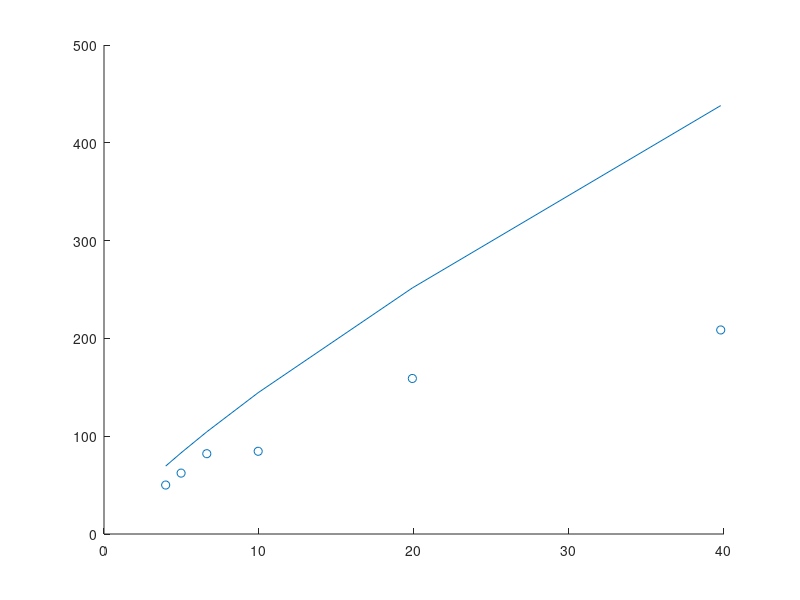
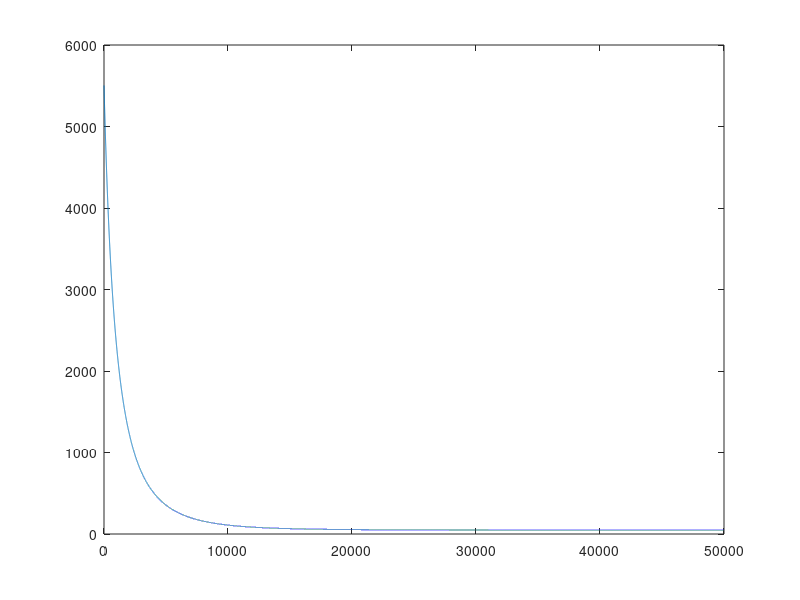
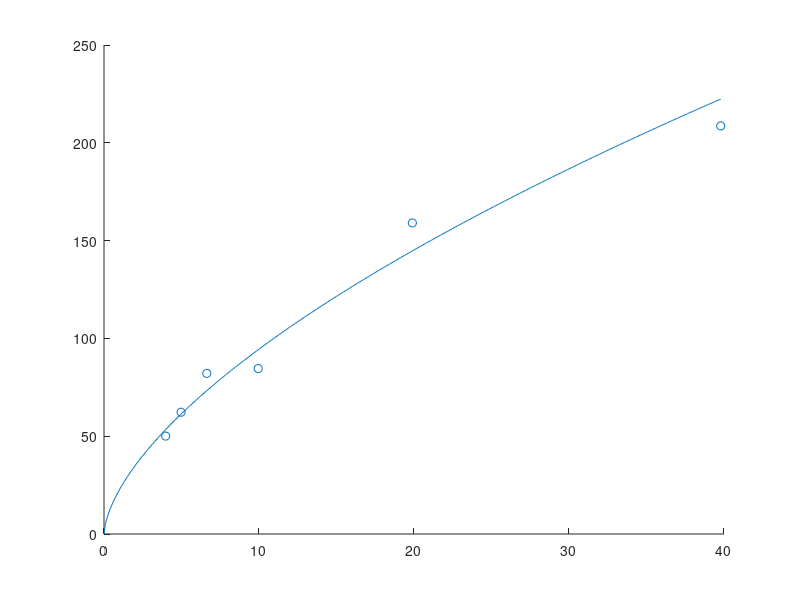
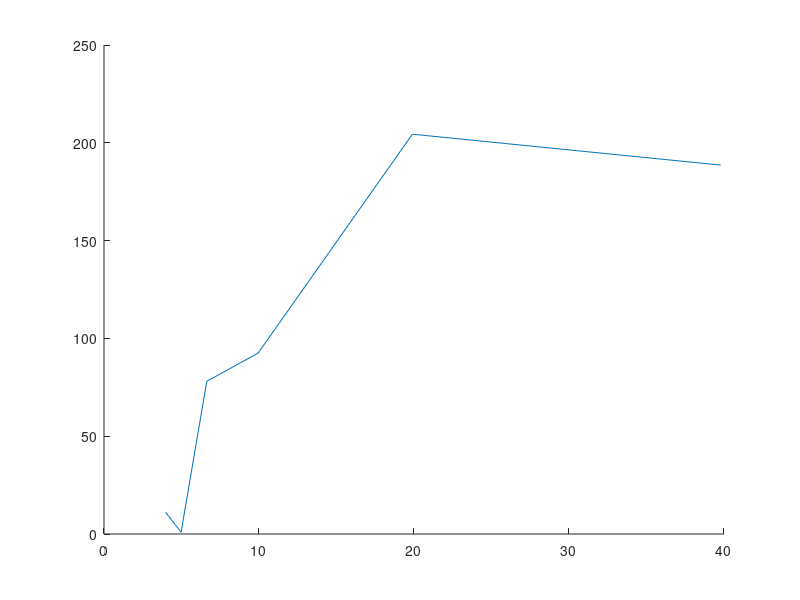

These figures' MATLAB source, in order:
clc;
clear;
close all;

%% Training set

x = [ 39.7887
   19.8944
    9.9472
    6.6315
    4.9736
    3.9789];

y = [ 208.6316
  159.0290
   84.5832
   82.1127
   62.2669
   50.0672];

m = length(x); 

%% initialize parameters 
iter = 50000;
theta = [0; 23; 0.8];
dJ = zeros(3,1); 
J = zeros(iter,1); 

%% initial guess plot
h = theta(1)+ theta(2)*x.^(theta(3)); 
figure()
hold on
scatter(x,y)
plot(x,h)

%% learning rate
alpha = 0.0000001; 

%% gradient descent
for i = 1:iter 

%    dJ(1) = 1/m*sum(h-y); 
   dJ(2) = 1/m*sum(x.^theta(3).*(h-y));
   dJ(3) = 1/m*sum(theta(2)*theta(3)*x.^(theta(3)-1).*(h-y)); 
%    dJ(2) = 1/m*sum(x.^theta(3).*(h-y)) + 2*theta(2);
%    dJ(3) = 1/m*sum(theta(2)*theta(3)*x.^(theta(3)-1).*(h-y)) + 2*theta(3); 
   
   theta = theta - alpha*dJ; 
   
   h = theta(1)+ theta(2)*x.^(theta(3)); 
   J(i) = 1/(2*m)*sum((h-y).^2);
    
end

figure()
plot(J)

x2 = linspace(0,max(x),500);
y2 = theta(1)+ theta(2)*x2.^(theta(3));

figure()
hold on
scatter(x,y)
plot(x2,y2)


figure()
hold on
plot(x,(h-y).^2)